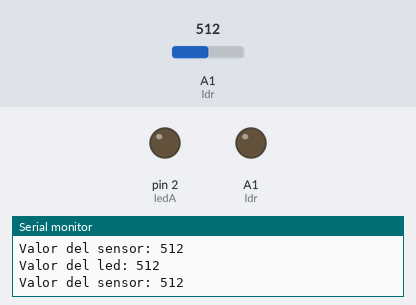
The sketch below on a simulated Arduino Uno, built with avr-gcc and run on an emulated ATmega328P. On the bench: output pins drawn as LEDs (lit = HIGH), the last lines printed to the serial monitor. The inputs (shaded band) are chosen by the test bench; at power-on: A1 (ldr) = 512.

Above: at 2.8 s.
2.9 s: A1 (ldr) set to 716
At 4.3 s:
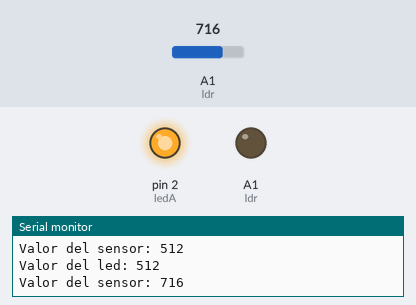
5.6 s: A1 (ldr) set to 2
8.3 s: A1 (ldr) set to 0
At 11.2 s:
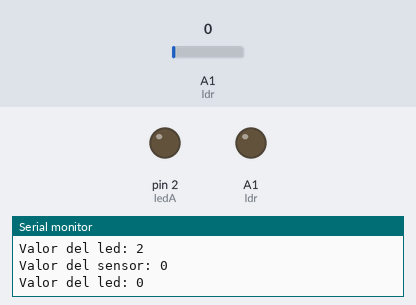
11.5 s: A1 (ldr) set to 122
At 12.8 s:
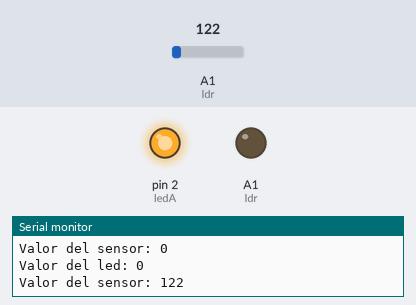
Timing chart, 0 to 14.5 s (numbered marks = the images above; inputs shaded):
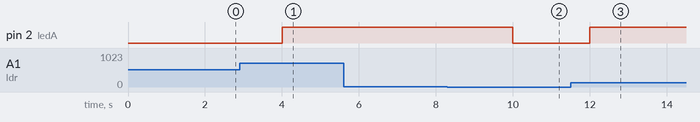

Measured:
- the behaviour switches between 1 and 0 on A1 (ldr) (found by bisection; images 1 and 2)
- after the input at 2.9 s, pin 2 (ledA): LOW → HIGH after 1.1 s
- after the input at 8.3 s, pin 2 (ledA): HIGH → LOW after 1.7 s
- after the input at 11.5 s, pin 2 (ledA): LOW → HIGH after 0.50 s

The sketch:

ldr1.ino
```cpp
/*
Autor: Roberto Rico Sandoval.
Fille: Sensor LDR.
Date: 18/ 02/ 2023
*/

const int ldr = A1;
int valorLDR = 0;
int ledA = 2;
int valorMapa = 0;

void setup()
{
  Serial.begin(9600);
  pinMode(ldr, OUTPUT);
  pinMode(ledA, OUTPUT);
}

void loop()
{
  valorLDR = analogRead(ldr);
  valorMapa = valorLDR;

  digitalWrite(ledA, valorMapa);

  Serial.print("\n\nValor del sensor: ");
  Serial.print(valorLDR);
  delay(1000);

  Serial.print("\n\nValor del led: ");
  Serial.print(valorMapa);
  delay(1000);
}
```
